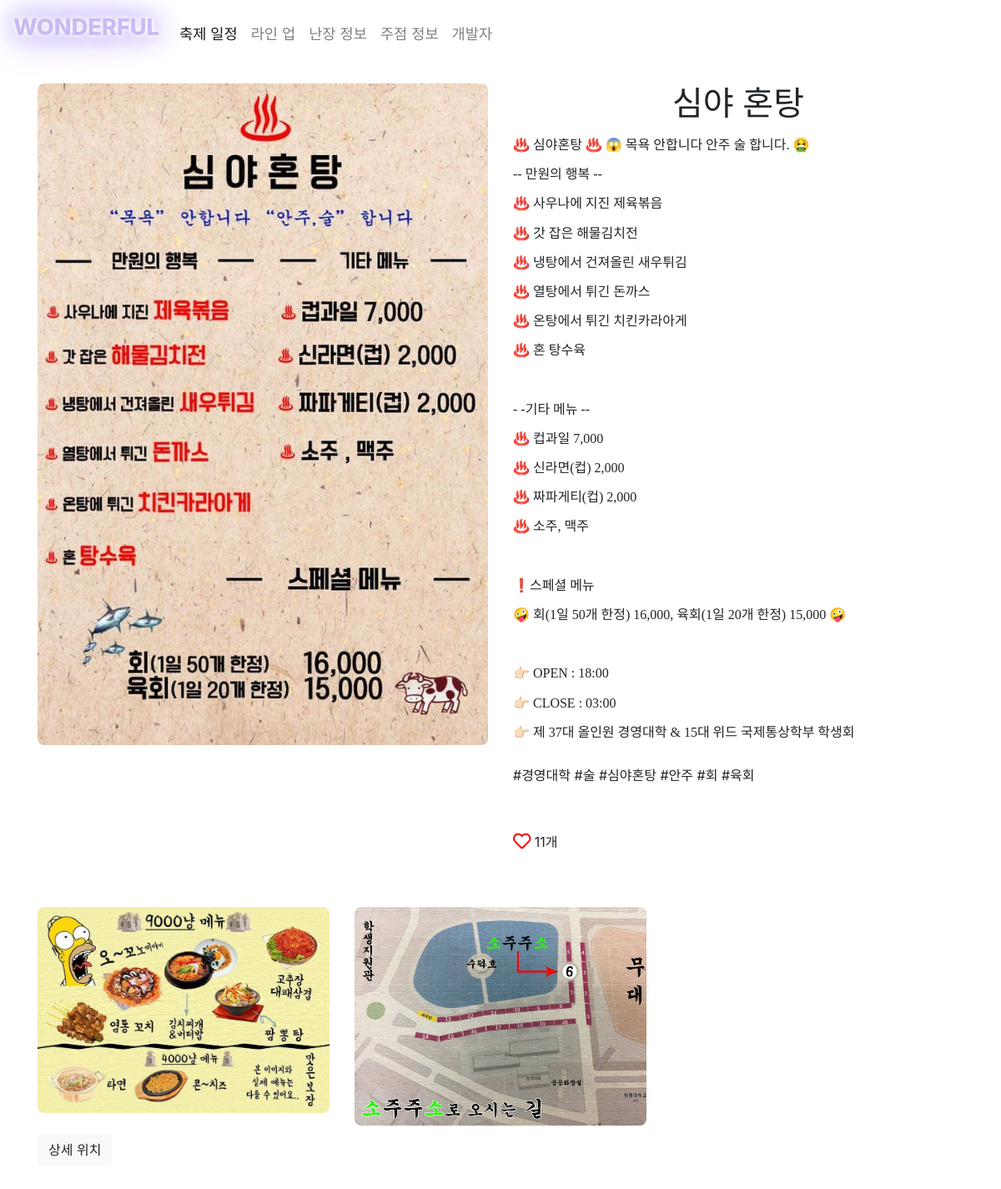
/jujum/2/, run on an earlier commit of the app's database.
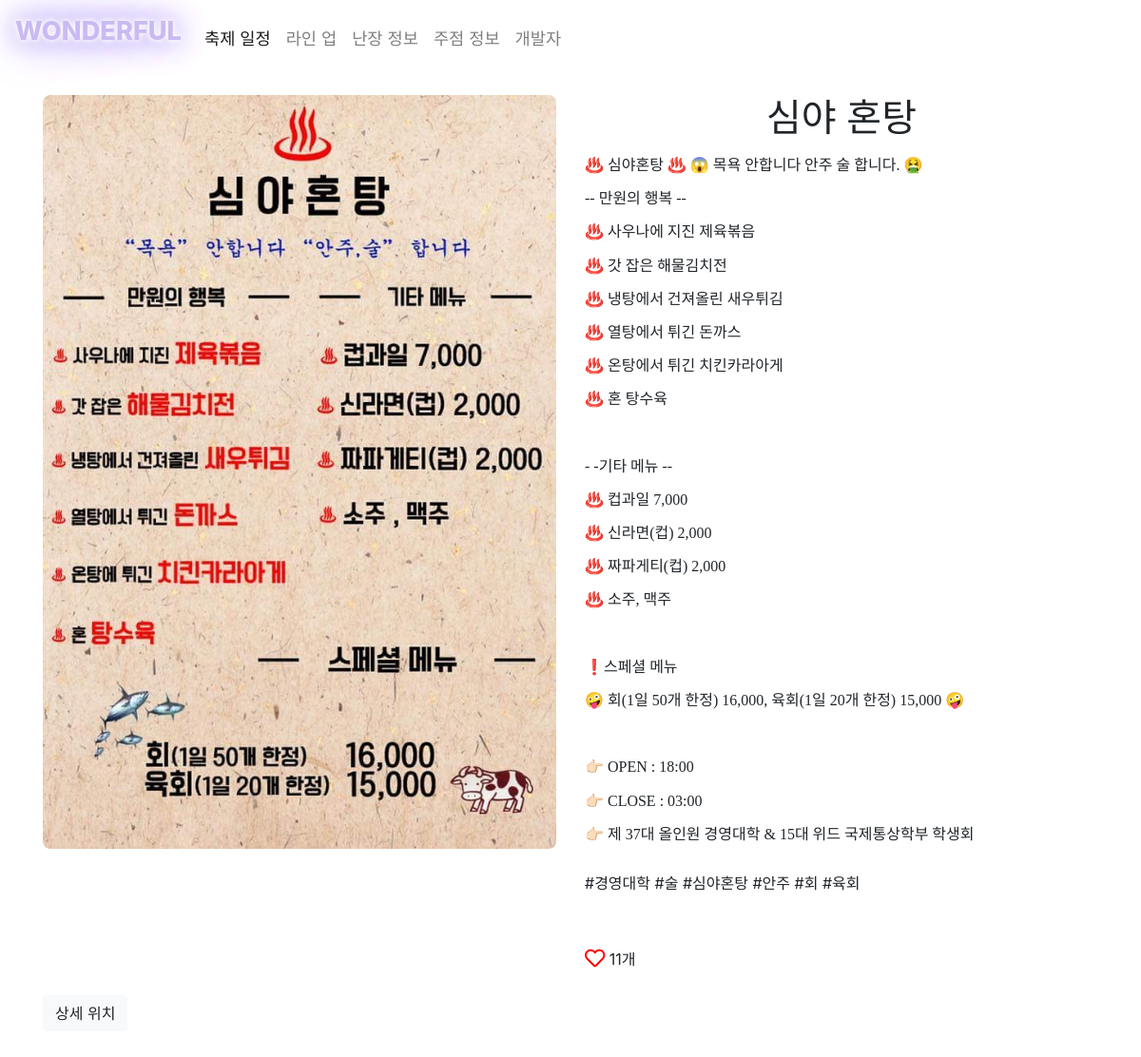
And on a later commit of the database.
### jujum/models.py (models this page shows, shortened)
class Jujum(models.Model):
    title = models.CharField(max_length=20)
    content = models.TextField(blank=True, null=True)
    menu = models.ImageField(null=True, blank=True, upload_to='home/%Y/%m/%d')
    image1 = models.ImageField(null=True, blank=True, upload_to='home/%Y/%m/%d')
    image2 = models.ImageField(null=True, blank=True, upload_to='home/%Y/%m/%d')
    image3 = models.ImageField(null=True, blank=True, upload_to='home/%Y/%m/%d')
    tags = TaggableManager()
    like_count = models.IntegerField(default=0)
    lat = models.DecimalField(max_digits=9, decimal_places=6, null=True)
    lng = models.DecimalField(max_digits=9, decimal_places=6, null=True)

### jujum/views.py (the view)
# urls.py: path('<int:pk>/', views.JujumDetailView.as_view(), name='detail'),
class JujumDetailView(generic.DetailView):
    model = Jujum

### jujum/templates/jujum/jujum_detail.html (shortened to what this page needs)
{% extends 'home/detail_base.html' %}
{% block content %}
<div class="container">
    <div class="row">
        <div class="jujum_image col-md-6">
            {% if object.menu %}
                <img src="{{ object.menu.url }}" class="img-fluid" alt="Responsive image">
            {% else %}
                <img src="/static/image/main.jpg" class="img-fluid" alt="Responsive image">
            {% endif %}
        </div>
        <div class="jujum_content col-md-6">
            <h1> {{ object.title }} </h1>
            <p> {{ object.content | safe}} </p>
            <div class="tag_section">
                {% for tag in object.tags.all %}
                    <li class= "tag_display"> #{{ tag }} </li>
                {% endfor %}
            </div>
            <div class="like_section">
                <i class="like far fa-heart fa-lg"></i>
                <p style="display:inline-block;" id="count_like-{{ object.id }}">{{ object.like_count }}개</p>
            </div>
        </div>
    </div>
    <div class="row">
        {% if object.image1 %}
            <div class="jujum_image col-md-4">
                <img src="{{ object.image1.url }}" class="img-fluid" alt="Responsive image">
            </div>
        {% endif %}
        {% if object.image2 %}
            <div class="jujum_image col-md-4">
                <img src="{{ object.image2.url }}" class="img-fluid" alt="Responsive image">
            </div>
        {% endif %}
    </div>
    <div class="col-md-12 detail_btn">
        <button class="map_detail btn btn-light" data-toggle="collapse" href="#detail_map" role="button" aria-expanded="false"
            aria-controls="detail_map">
            상세 위치
        </button>
    </div>
</div>
{% endblock %}

What changed in the data, as far as the page shows it:
changed Jujum "심야 혼탕": image1: picture removed; image2: picture removed
